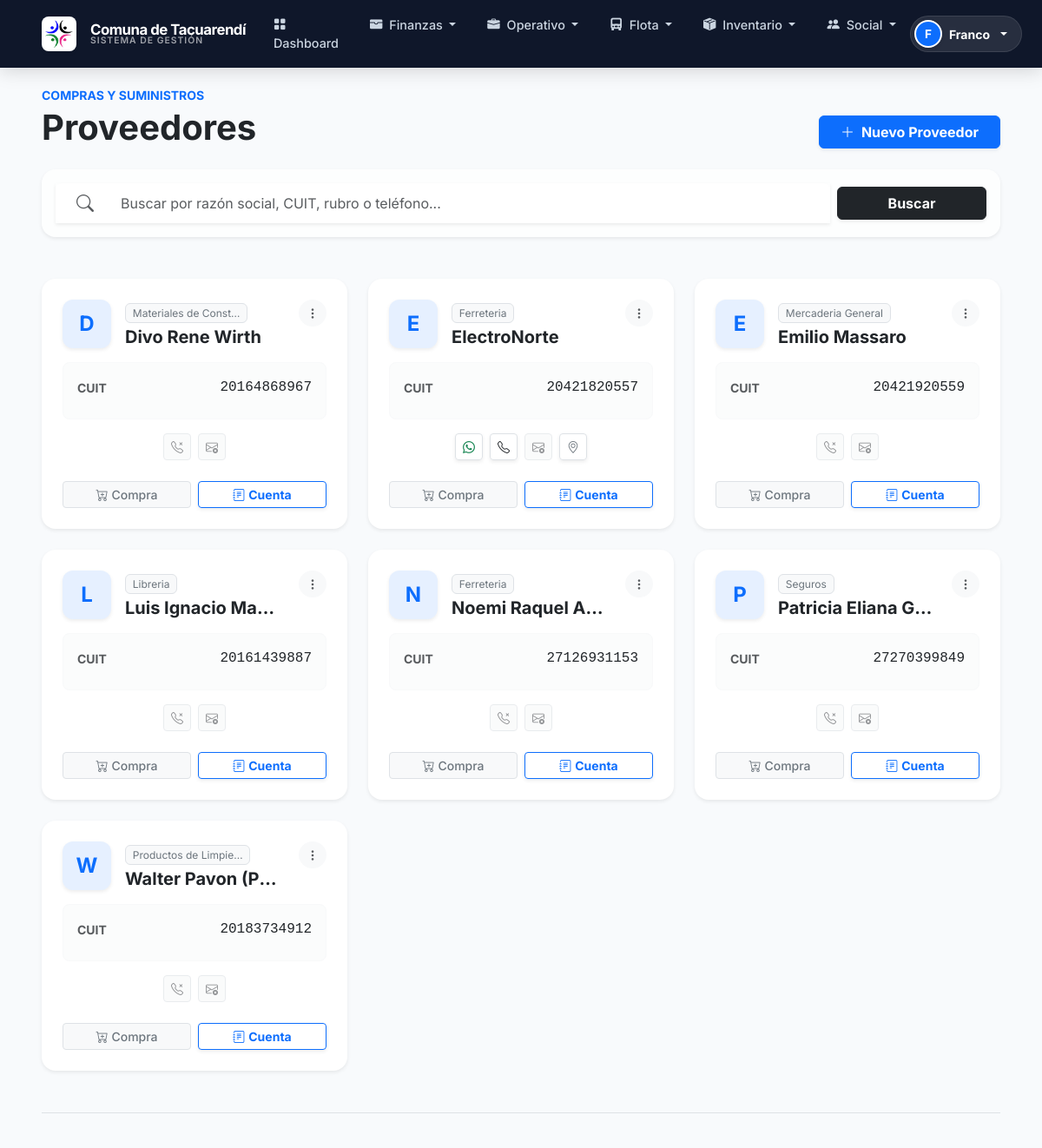
Page /proveedores/ (signed in) on the committed database.
### finanzas/models.py (models this page shows, shortened)
class Proveedor(models.Model):
    nombre = models.CharField(max_length=200)
    cuit = models.CharField(max_length=20, blank=True, db_index=True)
    direccion = models.CharField(max_length=255, blank=True)
    telefono = models.CharField(max_length=50, blank=True)
    email = models.EmailField(blank=True)
    rubro = models.CharField(max_length=100, blank=True, null=True, help_text="Ej: Ferretería, Combustible")
    cbu = models.CharField(max_length=100, blank=True, null=True, verbose_name="CBU/CVU")
    alias = models.CharField(max_length=100, blank=True, null=True, verbose_name="Alias Bancario")
    activo = models.BooleanField(default=True)
    class Meta:
        verbose_name = "Proveedor"
        verbose_name_plural = "Proveedores"

### finanzas/views.py (the view)
# urls.py: path("proveedores/", views.ProveedorListView.as_view(), name="proveedor_list"),
class ProveedorListView(StaffRequiredMixin, ListView):
    model = Proveedor
    template_name = "finanzas/proveedor_list.html"
    context_object_name = "proveedores"
    paginate_by = 20
    def get_queryset(self):
        qs = Proveedor.objects.all().order_by("nombre")
        q = (self.request.GET.get("q") or "").strip()
        if q:
            qs = qs.filter(Q(nombre__icontains=q) | Q(cuit__icontains=q) | Q(rubro__icontains=q))
        return qs

### finanzas/context_processors.py (called while the page is built)
def roles_ctx(request):
    if request.user.is_authenticated:
        return get_roles_ctx(request.user)
    return {}

def comuna_ctx(request):
    return {
        "COMUNA_NOMBRE": getattr(settings, "COMUNA_NOMBRE", "Comuna de Tacuarendí"),
        "COMUNA_CUIT": getattr(settings, "COMUNA_CUIT", ""),
        "COMUNA_TELEFONO": getattr(settings, "COMUNA_TELEFONO", ""),
        "COMUNA_EMAIL": getattr(settings, "COMUNA_EMAIL", ""),
        "COMUNA_DIRECCION": getattr(settings, "COMUNA_DOMICILIO", ""),
    }

### finanzas/mixins.py (called while the page is built)
def _tiene_grupo(user, grupos):
    if not user:
        return False
    if not getattr(user, "is_authenticated", False):
        return False
    if user.is_superuser:
        return True
    return user.groups.filter(name__in=grupos).exists()

def es_admin_sistema(user):
    return _tiene_grupo(user, ["ADMIN_SISTEMA", "ADMIN"])

def es_staff_finanzas(user):
    return _tiene_grupo(user, ["Finanzas", "STAFF_FINANZAS", "TESORERIA", "SECRETARIA"])

def es_operador_finanzas(user):
    return _tiene_grupo(user, ["Finanzas", "OPERADOR_FINANZAS", "CAJA", "STAFF_FINANZAS", "ADMIN_SISTEMA"])

def es_operador_social(user):
    grupos_permitidos = [
        "Social",
        "Social Administración",
        "GENEROYNIÑEZ",
        "OPERADOR_SOCIAL",
        "MESA_ENTRADA",
        "STAFF_FINANZAS",
        "ADMIN_SISTEMA"
    ]
    return _tiene_grupo(user, grupos_permitidos)

def es_equipo_genero(user):
    return _tiene_grupo(user, ["GENEROYNIÑEZ", "ADMIN_SISTEMA"])

def puede_ver_historial_economico(user):
    if not user or not user.is_authenticated:
        return False
    if user.is_superuser:
        return True
    grupos_dinero = ["Finanzas", "STAFF_FINANZAS", "TESORERIA", "ADMIN_SISTEMA"]
    return user.groups.filter(name__in=grupos_dinero).exists()

    def dispatch(self, request, *args, **kwargs):
        if not (es_staff_finanzas(request.user) or es_admin_sistema(request.user)):
            return self.handle_no_permission()
        return super().dispatch(request, *args, **kwargs)

### finanzas/templates/finanzas/proveedor_list.html (shortened to what this page needs)
{% extends "finanzas/base.html" %}
{% load static %}
{% block content %}
<div class="d-flex flex-column flex-md-row justify-content-between align-items-end mb-4 gap-3 animate-fade-in">
    <div>
        <h6 class="text-uppercase text-primary fw-bold small ls-1 mb-1">Compras y Suministros</h6>
        <h1 class="display-6 fw-bold text-dark mb-0">Proveedores</h1>
    </div>
    <a href="{% url 'finanzas:proveedor_create' %}" class="btn btn-primary shadow-sm fw-bold px-4 hover-lift">
        <i class="bi bi-plus-lg me-2"></i>Nuevo Proveedor
    </a>
</div>
<div class="card border-0 shadow-sm rounded-4 mb-5 overflow-hidden">
    <div class="card-body p-3 bg-light bg-opacity-25">
        <form method="get" class="row g-2 align-items-center">
            <div class="col-12 col-md-10">
                <div class="input-group input-group-lg shadow-sm">
                    <span class="input-group-text bg-white border-0 ps-4 text-muted"><i class="bi bi-search"></i></span>
                    <input type="text" name="q" class="form-control border-0 fs-6" placeholder="Buscar por razón social, CUIT, rubro o teléfono..." value="{{ request.GET.q }}">
                </div>
            </div>
            <div class="col-12 col-md-2">
                <button type="submit" class="btn btn-dark w-100 h-100 fw-bold shadow-sm">Buscar</button>
            </div>
        </form>
    </div>
</div>
<div class="row g-4">
    {% for p in proveedores %}
    <div class="col-12 col-md-6 col-xl-4">
        <div class="card h-100 border-0 shadow-sm provider-card rounded-4">
            <div class="card-body p-4">
                <div class="d-flex justify-content-between align-items-start mb-3">
                    <div class="d-flex align-items-center gap-3">
                        <div class="avatar-circle bg-primary bg-opacity-10 text-primary fw-bold shadow-sm">
                            {{ p.nombre|first|upper }}
                        </div>
                        <div>
                            {% if p.rubro %}
                                <span class="badge bg-light text-secondary border fw-normal mb-1">{{ p.rubro|truncatechars:20 }}</span>
                            {% else %}
                                <span class="badge bg-light text-muted border fw-normal mb-1">Sin Rubro</span>
                            {% endif %}
                            <h5 class="fw-bold text-dark mb-0 text-truncate" style="max-width: 180px;" title="{{ p.nombre }}">
                                {{ p.nombre }}
                            </h5>
                        </div>
                    </div>
                    <div class="dropdown">
                        <button class="btn btn-light btn-sm rounded-circle" type="button" data-bs-toggle="dropdown">
                            <i class="bi bi-three-dots-vertical text-muted"></i>
                        </button>
                    </div>
                </div>
                <div class="bg-light bg-opacity-50 rounded-3 p-3 mb-3 border border-light">
                    <div class="d-flex justify-content-between align-items-center mb-2">
                        <span class="small text-muted fw-bold">CUIT</span>
                        <span class="font-monospace text-dark fw-medium">{{ p.cuit|default:"--" }}</span>
                    </div>
                </div>
                <div class="d-flex justify-content-center gap-2 mb-4">
                    {% if p.telefono %}
                        <a href="https://wa.me/549{{ p.telefono|cut:' '|cut:'-' }}" target="_blank" class="btn btn-sm btn-white border shadow-sm text-success" title="WhatsApp" data-bs-toggle="tooltip">
                            <i class="bi bi-whatsapp"></i>
                        </a>
                        <a href="tel:{{ p.telefono }}" class="btn btn-sm btn-white border shadow-sm text-dark" title="Llamar" data-bs-toggle="tooltip">
                            <i class="bi bi-telephone"></i>
                        </a>
                    {% else %}
                        <button class="btn btn-sm btn-light border text-muted disabled" title="Sin teléfono"><i class="bi bi-telephone-x"></i></button>
                    {% endif %}
                    {% if p.email %}
                        <a href="mailto:{{ p.email }}" class="btn btn-sm btn-white border shadow-sm text-primary" title="Enviar Email" data-bs-toggle="tooltip">
                            <i class="bi bi-envelope"></i>
                        </a>
                    {% else %}
                        <button class="btn btn-sm btn-light border text-muted disabled" title="Sin email"><i class="bi bi-envelope-x"></i></button>
                    {% endif %}
                    {% if p.direccion %}
                        <span class="btn btn-sm btn-white border shadow-sm text-secondary" title="{{ p.direccion }}" data-bs-toggle="tooltip">
                            <i class="bi bi-geo-alt"></i>
                        </span>
                    {% endif %}
                </div>
                <div class="row g-2">
                    <div class="col-6">
                        <a href="{% url 'finanzas:oc_create' %}?proveedor={{ p.pk }}" class="btn btn-light border w-100 fw-medium text-secondary btn-sm" title="Generar Orden de Compra">
                            <i class="bi bi-cart-plus me-1"></i>Compra
                        </a>
                    </div>
                    <div class="col-6">
                        <a href="{% url 'finanzas:proveedor_detail' p.pk %}" class="btn btn-outline-primary w-100 fw-bold btn-sm shadow-sm">
                            <i class="bi bi-journal-text me-1"></i>Cuenta
                        </a>
                    </div>
                </div>
            </div>
        </div>
    </div>
    {% endfor %}
</div>
<div class="mt-5 border-top pt-3">
</div>
{% endblock %}

### finanzas/templates/finanzas/base.html (shortened to what this page needs)
{% load static %}
{% load humanize %}
<!doctype html>
<html lang="es" data-bs-theme="light">
  <head>
    <link href="https://cdn.jsdelivr.net/npm/bootstrap@5.3.3/dist/css/bootstrap.min.css" rel="stylesheet">
    <link rel="stylesheet" href="https://cdn.jsdelivr.net/npm/bootstrap-icons@1.11.3/font/bootstrap-icons.min.css">
    <link href="https://cdn.jsdelivr.net/npm/select2@4.1.0-rc.0/dist/css/select2.min.css" rel="stylesheet" />
    <link rel="stylesheet" href="https://cdn.jsdelivr.net/npm/select2-bootstrap-5-theme@1.3.0/dist/select2-bootstrap-5-theme.min.css" />
    <link href="https://cdn.jsdelivr.net/npm/sweetalert2@11/dist/sweetalert2.min.css" rel="stylesheet">
  </head>
  <body>
    <nav class="navbar navbar-expand-lg navbar-dark navbar-glass sticky-top">
      <div class="container-fluid px-lg-5">
        <a class="navbar-brand d-flex align-items-center gap-3" href="{% url 'finanzas:home' %}">
            <div class="logo-box shadow-sm">
                <img src="{% static 'finanzas/img/logo-comuna.png' %}" onerror="this.style.display='none'" alt="Logo" class="logo-img">
            </div>
            <div class="d-flex flex-column lh-1">
                <span style="font-size: 1.05rem;">Comuna de Tacuarendí</span>
                <span class="brand-subtitle">Sistema de Gestión</span>
            </div>
        </a>
        <div class="collapse navbar-collapse" id="mainNav">
          {% if request.user.is_authenticated %}
            <ul class="navbar-nav mx-auto mb-2 mb-lg-0 gap-1 pt-2 pt-lg-0">
              <li class="nav-item">
                <a class="nav-link" href="{% url 'finanzas:dashboard' %}">
                    <i class="bi bi-grid-fill me-1"></i> Dashboard
                </a>
              </li>
              {% if es_operador_finanzas or es_staff_finanzas or es_admin_sistema or es_operador_social %}
              <li class="nav-item dropdown">
                <a class="nav-link dropdown-toggle" href="#" data-bs-toggle="dropdown">
                    <i class="bi bi-wallet-fill me-1"></i> Finanzas
                </a>
              </li>
              {% endif %}
              {% if es_operador_finanzas or es_operador_social or es_admin_sistema %}
              <li class="nav-item dropdown">
                <a class="nav-link dropdown-toggle" href="#" data-bs-toggle="dropdown">
                    <i class="bi bi-briefcase-fill me-1"></i> Operativo
                </a>
              </li>
              {% endif %}
              {% if es_operador_finanzas or es_operador_social or es_admin_sistema %}
              <li class="nav-item dropdown">
                <a class="nav-link dropdown-toggle" href="#" data-bs-toggle="dropdown">
                    <i class="bi bi-truck-front-fill me-1"></i> Flota
                </a>
              </li>
              {% endif %}
              {% if es_operador_finanzas or es_admin_sistema or es_operador_social %}
              <li class="nav-item dropdown">
                <a class="nav-link dropdown-toggle" href="#" data-bs-toggle="dropdown">
                    <i class="bi bi-box-seam-fill me-1"></i> Inventario
                </a>
              </li>
              {% endif %}
              <li class="nav-item dropdown">
                 <a class="nav-link dropdown-toggle" href="#" data-bs-toggle="dropdown">
                    <i class="bi bi-people-fill me-1"></i> Social
                </a>
              </li>
            </ul>
            <div class="d-flex align-items-center gap-3 pt-3 pt-lg-0">
                <div class="dropdown">
                    <a href="#" class="d-flex align-items-center gap-2 text-decoration-none dropdown-toggle p-1 rounded-pill bg-white bg-opacity-10 pe-3 text-white border border-white border-opacity-10 hover-lift" data-bs-toggle="dropdown">
                        <div class="bg-primary text-white rounded-circle d-flex align-items-center justify-content-center fw-bold shadow-sm border border-2 border-white" style="width: 32px; height: 32px; font-size: 0.85rem;">
                            {{ request.user.first_name|slice:":1"|default:request.user.username|slice:":1"|upper }}
                        </div>
                        <span class="small fw-bold">{{ request.user.first_name|default:request.user.username }}</span>
                    </a>
                </div>
            </div>
          {% else %}
            <div class="ms-auto">
                <a href="{% url 'login' %}" class="btn btn-light btn-sm px-4 fw-bold shadow-sm">Ingresar</a>
            </div>
          {% endif %}
        </div>
      </div>
    </nav>
    <main class="flex-grow-1 py-4">
      <div class="container-fluid px-lg-5">
        {% block content %}{% endblock %}
      </div>
    </main>
  </body>
</html>

### finanzas/templates/finanzas/base.html (style rules this page uses)
:root { --font-primary: 'Inter', sans-serif; --primary-color: #0f172a; --bg-body: #f8fafc; --text-main: #020617; --text-muted: #64748b; }
body { font-family: var(--font-primary); background-color: var(--bg-body); color: var(--text-main); min-height: 100vh; display: flex; flex-direction: column; }
.navbar-glass { background: #0f172a; padding: 0.6rem 0; box-shadow: 0 4px 20px rgba(0, 0, 0, 0.15); z-index: 1030; }
.navbar-brand { font-weight: 700; letter-spacing: -0.5px; color: #fff !important; }
.brand-subtitle { font-size: 0.65rem; text-transform: uppercase; letter-spacing: 1px; color: rgba(255,255,255,0.6); font-weight: 600; }
.nav-link { font-weight: 500; font-size: 0.9rem; color: #cbd5e1 !important; padding: 0.5rem 1rem !important; border-radius: 6px; transition: all 0.2s; }
.logo-box { background: white; padding: 4px; border-radius: 8px; display: flex; align-items: center; justify-content: center; height: 40px; width: 40px; }
.logo-img { max-height: 32px; width: auto; }
.card { border: 1px solid #e2e8f0; border-radius: 12px; box-shadow: 0 1px 3px rgba(0,0,0,0.05); }
.animate-fade-in { animation: fadeIn 0.4s ease-out; }
.hover-lift { transition: transform 0.2s; }

### finanzas/templates/finanzas/proveedor_list.html (style rules this page uses)
.provider-card { transition: all 0.2s ease-in-out; border: 1px solid #e2e8f0; }
.avatar-circle { width: 56px; height: 56px; font-size: 1.5rem; display: flex; align-items: center; justify-content: center; border-radius: 12px; }

### rows in the picture
Proveedor: nombre|first "D", rubro "Materiales de Const…", nombre "Divo Rene Wirth", cuit "20164868967"
Proveedor: nombre|first "E", rubro "Ferreteria", nombre "ElectroNorte", cuit "20421820557"
Proveedor: nombre|first "E", rubro "Mercaderia General", nombre "Emilio Massaro", cuit "20421920559"
Proveedor: nombre|first "L", rubro "Libreria", nombre "Luis Ignacio Ma…", cuit "20161439887"
Proveedor: nombre|first "N", rubro "Ferreteria", nombre "Noemi Raquel A…", cuit "27126931153"
Proveedor: nombre|first "P", rubro "Seguros", nombre "Patricia Eliana G…", cuit "27270399849"
Proveedor: nombre|first "W", rubro "Productos de Limpie…", nombre "Walter Pavon (P…", cuit "20183734912"

### other values in the picture
{{ request.user.first_name|default:request.user.username }} "Franco"
